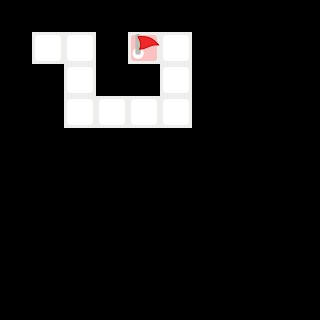

Below is a game level as drawn by its tile map, then a one-line description and the .tmx file that defines it, in full:
An orthogonal 10x10 tile map with 32x32 px tiles, 1 tile layer (Calque de Tuiles 1).

<map version="1.5" tiledversion="1.7.0" orientation="orthogonal" renderorder="right-down" width="10" height="10" tilewidth="32" tileheight="32" infinite="0" nextlayerid="4" nextobjectid="2">
 <editorsettings>
  <export target="../lvl1.csv" format="csv" />
 </editorsettings>
 <tileset firstgid="1" source="vbot_tilemap.tsx" />
 <layer id="1" name="Calque de Tuiles 1" width="10" height="10">
  <data encoding="csv">
4,4,4,4,4,4,4,4,4,4,
4,1,1,4,2,1,4,4,4,4,
4,4,1,4,4,1,4,4,4,4,
4,4,1,1,1,1,4,4,4,4,
4,4,4,4,4,4,4,4,4,4,
4,4,4,4,4,4,4,4,4,4,
4,4,4,4,4,4,4,4,4,4,
4,4,4,4,4,4,4,4,4,4,
4,4,4,4,4,4,4,4,4,4,
4,4,4,4,4,4,4,4,4,4
</data>
 </layer>
</map>
